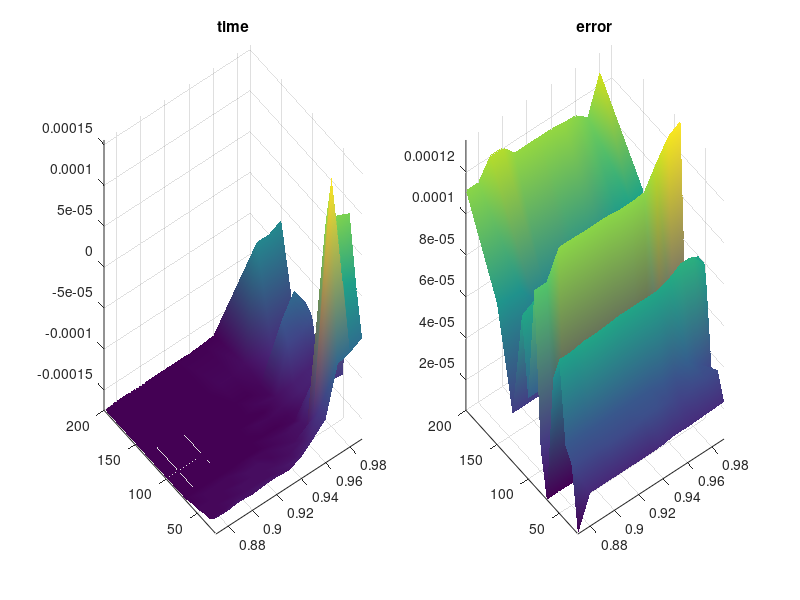

Reproduce this figure in MATLAB.
clear all;
close all;

Nens = [20:10:110 125 150 200]; Nens = Nens(:);
percentInfo = [0.87:0.01:0.99]; percentInfo = percentInfo(:);
load('resultats2.mat');

figure(1)

subplot(1, 2, 1);
surf(percentInfo(1:end), Nens(1:end), resultats2(:,:,1)); shading('interp');
axis([percentInfo(1), percentInfo(end), Nens(1), Nens(end), min(min(resultats2(:,:,1))), max(max(resultats2(:,:,1)))]);
title('time')

subplot(1, 2, 2);
surf(percentInfo(1:end), Nens(1:end), resultats2(:,:,2)); shading('interp');
axis([percentInfo(1), percentInfo(end), Nens(1), Nens(end), min(min(resultats2(:,:,2))), max(max(resultats2(:,:,2)))]);
title('error')
